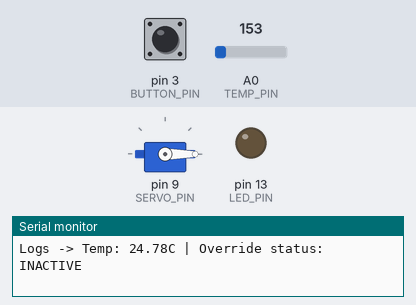
Simulated run of this sketch. Board: Arduino Uno, built with avr-gcc and run on an emulated ATmega328P. Parts: servo, output pins drawn as LEDs (lit = HIGH), the last lines printed to the serial monitor. Inputs (shaded band) come from the test bench; at power-on: pin 3 (BUTTON_PIN) HIGH, A0 (TEMP_PIN) = 153.

Above: at 1.2 s.
1.3 s: pin 3 (BUTTON_PIN) pulled LOW for 0.15 s
At 2.0 s:
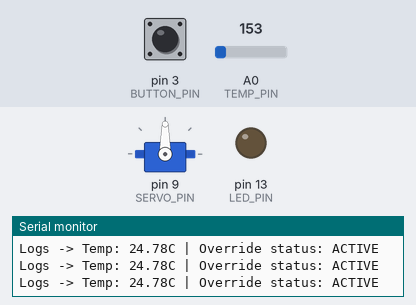
2.9 s: A0 (TEMP_PIN) set to 134
5.9 s: A0 (TEMP_PIN) set to 113
8.9 s: pin 3 (BUTTON_PIN) pulled LOW for 1 s
At 9.7 s:
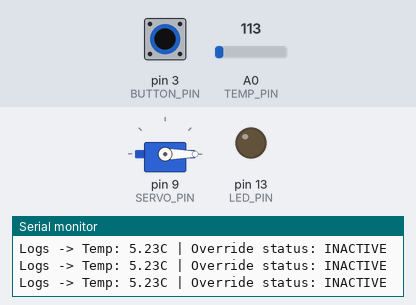
12.9 s: A0 (TEMP_PIN) set to 165
At 13.6 s:
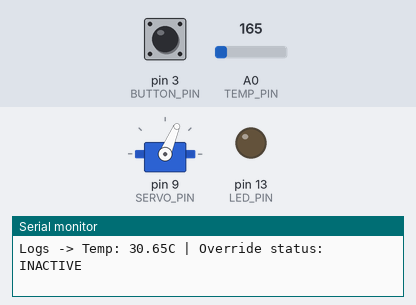
14.4 s: A0 (TEMP_PIN) set to 175
At 15.0 s:
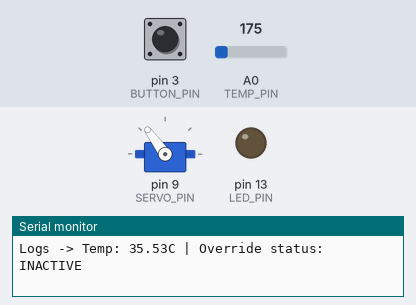
Timing chart, 0 to 16.9 s (numbered marks = the images above; inputs shaded):
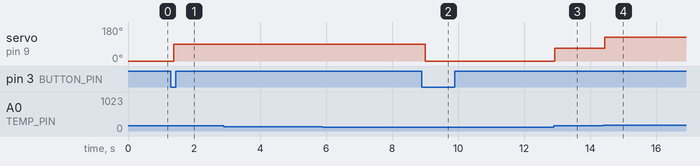

Measured:
- after the input at 1.3 s, servo on pin 9 (SERVO_PIN): 0° → 90° after 0.08 s
- after the input at 8.9 s, servo on pin 9 (SERVO_PIN): 90° → 0° after 0.10 s
- after the input at 12.9 s, servo on pin 9 (SERVO_PIN): 0° → 67° at once
- after the input at 14.4 s, servo on pin 9 (SERVO_PIN): 67° → 126° at once

The sketch:

greenhouse1.ino
```cpp
#include <Servo.h>

const int BUTTON_PIN       = 3;
const int BUZER_PIN        = 8;
const int TEMP_PIN         = A0;
const int SERVO_PIN        = 9;
const int LED_PIN          = 13;
const float TARGET_TEMP_NORMAL = 25.0;
const float CRITICAL_TEMP_HIGH = 40.0;

Servo ventServo;
int ventAngle = 0;
bool systemOverrideActive = false;
int lastButtonState = HIGH;

void setup() {
  Serial.begin(9600);

  pinMode(BUTTON_PIN, INPUT_PULLUP);
  pinMode(BUZER_PIN, OUTPUT);
  pinMode(LED_PIN, OUTPUT);

  ventServo.attach(SERVO_PIN);
  ventServo.write(0);

  Serial.println("GREENHOUSE READY: Starting automated loop...");
}

void loop() {
  int currentButtonReading = digitalRead(BUTTON_PIN);

  if (currentButtonReading == LOW && lastButtonState == HIGH) {
    systemOverrideActive = !systemOverrideActive;

    if (systemOverrideActive) {
      Serial.println("ALERT: System Override Activated by Operator.");
    } else {
      Serial.println("SYSTEM: Resuming Automated Processing Loops.");
    }
    delay(50);
  }
  lastButtonState = currentButtonReading;

  int rawAnalogInput = analogRead(TEMP_PIN);
  float voltageOutput = rawAnalogInput * (5.0 / 1023.0);
  float currentTemperatureC = (voltageOutput - 0.5) * 100.0;

  Serial.print("Logs -> Temp: ");
  Serial.print(currentTemperatureC);
  Serial.print("C | Override status: ");
  Serial.println(systemOverrideActive ? "ACTIVE" : "INACTIVE");

  if (systemOverrideActive) {
    digitalWrite(LED_PIN, LOW);
    ventAngle = 90;
    ventServo.write(ventAngle);
    noTone(BUZER_PIN);
  } else {

    if (currentTemperatureC >= CRITICAL_TEMP_HIGH) {
      digitalWrite(LED_PIN, HIGH); // TURN WARNING LIGHT ON
      ventAngle = 180;
      ventServo.write(ventAngle);
      tone(BUZER_PIN, 1000);
    }
    else if (currentTemperatureC > TARGET_TEMP_NORMAL && currentTemperatureC < CRITICAL_TEMP_HIGH) {
      digitalWrite(LED_PIN, LOW);
      noTone(BUZER_PIN);
      float calculationFactor = (currentTemperatureC - TARGET_TEMP_NORMAL) / (CRITICAL_TEMP_HIGH - TARGET_TEMP_NORMAL);
      ventAngle = (int)(calculationFactor * 180.0);
      ventAngle = constrain(ventAngle, 0, 180);
      ventServo.write(ventAngle);
    }
    else {
      digitalWrite(LED_PIN, LOW);
      ventAngle = 0;
      ventServo.write(ventAngle);
      noTone(BUZER_PIN);
    }
  }

  delay(30);
}
```
